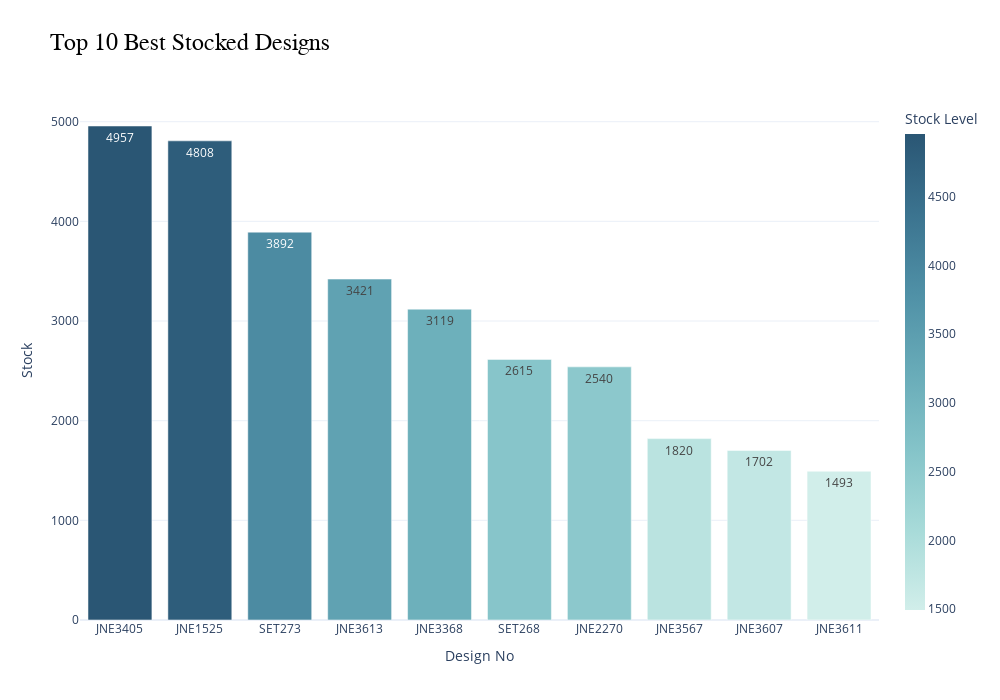

The notebook cell saved with this chart:
### Code cell
import plotly.express as px
import pandas as pd

# Step 1: Aggregate and sort top 10 designs
top_designs = df.groupby('Design No.')['Stock'].sum().reset_index()
top_designs = top_designs.sort_values(by='Stock', ascending=False).head(10)

# Step 2: Calculate percentage contribution
top_designs['Percentage'] = (top_designs['Stock'] / top_designs['Stock'].sum() * 100).round(2)

# Step 3: Create bar chart with smart color
fig2 = px.bar(
    top_designs,
    x='Design No.',
    y='Stock',
    title=" Top 10 Best Stocked Designs",
    color='Stock',
    color_continuous_scale=px.colors.sequential.Teal,  # attractive gradient
    text='Stock',  # show numbers on bars
    hover_data=['Stock', 'Percentage']
)

# Step 4: Sort bars descending
fig2.update_layout(
    xaxis={'categoryorder':'total descending'},  # ensures bars sorted by Stock
    width=1000,
    height=700,
    template='plotly_white',
    title_font=dict(size=24, family='Arial', color='black'),
    xaxis_title="Design No",
    yaxis_title="Stock",
    uniformtext_minsize=12,
    uniformtext_mode='show',  # ensures numbers are visible
    coloraxis_colorbar=dict(
        title="Stock Level",
        tickprefix="",
        thickness=20
    )
)

# Step 5: Show figure
fig2.show()

### Figure 1 — Plotly figure (JSON) as saved in the notebook; plotly's stock layout.template omitted (floating-point values rounded to 4 significant figures)
{"data": [{"customdata": [[16.32], [15.83], [12.82], [11.27], [10.27], [8.61], [8.36], [5.99], [5.6], [4.92]], "hovertemplate": "Design No.=%{x}<br>Stock=%{marker.color}<br>Percentage=%{customdata[0]}<extra></extra>", "legendgroup": "", "marker": {"color": [4957.0, 4808.0, 3892.0, 3421.0, 3119.0, 2615.0, 2540.0, 1820.0, 1702.0, 1493.0], "coloraxis": "coloraxis", "pattern": {"shape": ""}}, "name": "", "orientation": "v", "showlegend": false, "text": [4957.0, 4808.0, 3892.0, 3421.0, 3119.0, 2615.0, 2540.0, 1820.0, 1702.0, 1493.0], "textposition": "auto", "type": "bar", "x": ["JNE3405", "JNE1525", "SET273", "JNE3613", "JNE3368", "SET268", "JNE2270", "JNE3567", "JNE3607", "JNE3611"], "xaxis": "x", "y": [4957.0, 4808.0, 3892.0, 3421.0, 3119.0, 2615.0, 2540.0, 1820.0, 1702.0, 1493.0], "yaxis": "y"}], "layout": {"barmode": "relative", "coloraxis": {"colorbar": {"thickness": 20, "tickprefix": "", "title": {"text": "Stock Level"}}, "colorscale": [[0, "rgb(209, 238, 234)"], [0.1667, "rgb(168, 219, 217)"], [0.3333, "rgb(133, 196, 201)"], [0.5, "rgb(104, 171, 184)"], [0.6667, "rgb(79, 144, 166)"], [0.8333, "rgb(59, 115, 143)"], [1, "rgb(42, 86, 116)"]]}, "height": 700, "legend": {"tracegroupgap": 0}, "title": {"font": {"color": "black", "family": "Arial", "size": 24}, "text": " Top 10 Best Stocked Designs"}, "uniformtext": {"minsize": 12, "mode": "show"}, "width": 1000, "xaxis": {"anchor": "y", "categoryorder": "total descending", "domain": [0, 1], "title": {"text": "Design No"}}, "yaxis": {"anchor": "x", "domain": [0, 1], "title": {"text": "Stock"}}}}
